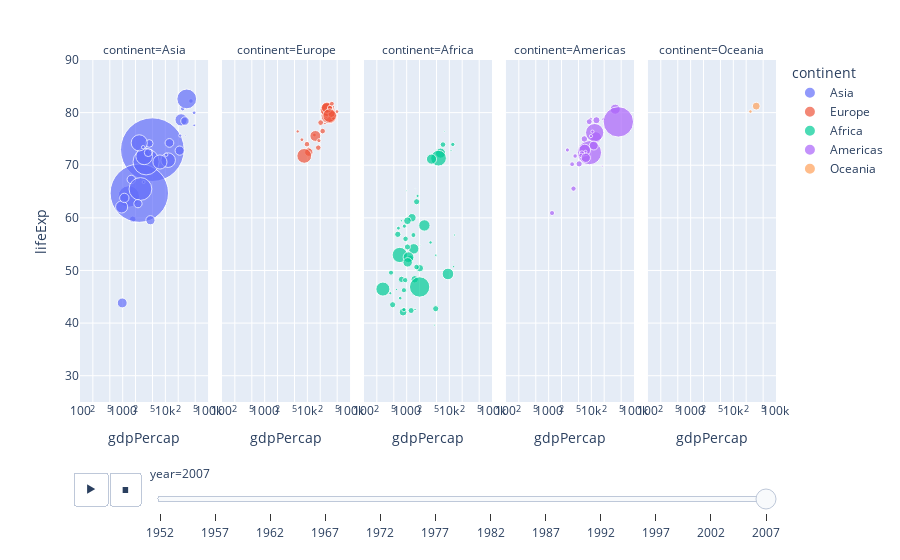

The notebook cell saved with this chart:
### Code cell
# import data again
df = px.data.gapminder()

# Create a scatterplot named "fig" and use variables of the dataset to populate the different fields/arguments
fig1 = px.scatter(df, x="gdpPercap", y="lifeExp", animation_frame="year", animation_group="country",
           size="pop", color="continent", hover_name="country", facet_col="continent",
           log_x=True, size_max=45, range_x=[100,100000], range_y=[25,90])
fig1.show()

### Figure 1 — Plotly figure (JSON) as saved in the notebook; plotly's stock layout.template omitted (floating-point values rounded to 4 significant figures)
{"data": [{"hovertemplate": "<b>%{hovertext}</b><br><br>continent=Asia<br>year=2007<br>gdpPercap=%{x}<br>lifeExp=%{y}<br>pop=%{marker.size}<extra></extra>", "hovertext": ["Afghanistan", "Bahrain", "Bangladesh", "Cambodia", "China", "Hong Kong, China", "India", "Indonesia", "Iran", "Iraq", "Israel", "Japan", "Jordan", "Korea, Dem. Rep.", "Korea, Rep.", "Kuwait", "Lebanon", "Malaysia", "Mongolia", "Myanmar", "Nepal", "Oman", "Pakistan", "Philippines", "Saudi Arabia", "Singapore", "Sri Lanka", "Syria", "Taiwan", "Thailand", "Vietnam", "West Bank and Gaza", "Yemen, Rep."], "ids": ["Afghanistan", "Bahrain", "Bangladesh", "Cambodia", "China", "Hong Kong, China", "India", "Indonesia", "Iran", "Iraq", "Israel", "Japan", "Jordan", "Korea, Dem. Rep.", "Korea, Rep.", "Kuwait", "Lebanon", "Malaysia", "Mongolia", "Myanmar", "Nepal", "Oman", "Pakistan", "Philippines", "Saudi Arabia", "Singapore", "Sri Lanka", "Syria", "Taiwan", "Thailand", "Vietnam", "West Bank and Gaza", "Yemen, Rep."], "legendgroup": "Asia", "marker": {"color": "#636efa", "size": [31889923, 708573, 150448339, 14131858, 1318683096, 6980412, 1110396331, 223547000, 69453570, 27499638, 6426679, 127467972, 6053193, 23301725, 49044790, 2505559, 3921278, 24821286, 2874127, 47761980, 28901790, 3204897, 169270617, 91077287, 27601038, 4553009, 20378239, 19314747, 23174294, 65068149, 85262356, 4018332, 22211743], "sizemode": "area", "sizeref": 651200.0, "symbol": "circle"}, "mode": "markers", "name": "Asia", "orientation": "v", "showlegend": true, "type": "scatter", "x": [974.6, 29800.0, 1391.0, 1714.0, 4959.0, 39720.0, 2452.0, 3541.0, 11610.0, 4471.0, 25520.0, 31660.0, 4519.0, 1593.0, 23350.0, 47310.0, 10460.0, 12450.0, 3096.0, 944, 1091.0, 22320.0, 2606.0, 3190.0, 21650.0, 47140.0, 3970.0, 4185.0, 28720.0, 7458.0, 2442.0, 3025.0, 2281.0], "xaxis": "x", "y": [43.83, 75.64, 64.06, 59.72, 72.96, 82.21, 64.7, 70.65, 70.96, 59.55, 80.75, 82.6, 72.53, 67.3, 78.62, 77.59, 71.99, 74.24, 66.8, 62.07, 63.78, 75.64, 65.48, 71.69, 72.78, 79.97, 72.4, 74.14, 78.4, 70.62, 74.25, 73.42, 62.7], "yaxis": "y"}, {"hovertemplate": "<b>%{hovertext}</b><br><br>continent=Europe<br>year=2007<br>gdpPercap=%{x}<br>lifeExp=%{y}<br>pop=%{marker.size}<extra></extra>", "hovertext": ["Albania", "Austria", "Belgium", "Bosnia and Herzegovina", "Bulgaria", "Croatia", "Czech Republic", "Denmark", "Finland", "France", "Germany", "Greece", "Hungary", "Iceland", "Ireland", "Italy", "Montenegro", "Netherlands", "Norway", "Poland", "Portugal", "Romania", "Serbia", "Slovak Republic", "Slovenia", "Spain", "Sweden", "Switzerland", "Turkey", "United Kingdom"], "ids": ["Albania", "Austria", "Belgium", "Bosnia and Herzegovina", "Bulgaria", "Croatia", "Czech Republic", "Denmark", "Finland", "France", "Germany", "Greece", "Hungary", "Iceland", "Ireland", "Italy", "Montenegro", "Netherlands", "Norway", "Poland", "Portugal", "Romania", "Serbia", "Slovak Republic", "Slovenia", "Spain", "Sweden", "Switzerland", "Turkey", "United Kingdom"], "legendgroup": "Europe", "marker": {"color": "#EF553B", "size": [3600523, 8199783, 10392226, 4552198, 7322858, 4493312, 10228744, 5468120, 5238460, 61083916, 82400996, 10706290, 9956108, 301931, 4109086, 58147733, 684736, 16570613, 4627926, 38518241, 10642836, 22276056, 10150265, 5447502, 2009245, 40448191, 9031088, 7554661, 71158647, 60776238], "sizemode": "area", "sizeref": 651200.0, "symbol": "circle"}, "mode": "markers", "name": "Europe", "orientation": "v", "showlegend": true, "type": "scatter", "x": [5937.0, 36130.0, 33690.0, 7446.0, 10680.0, 14620.0, 22830.0, 35280.0, 33210.0, 30470.0, 32170.0, 27540.0, 18010.0, 36180.0, 40680.0, 28570.0, 9254.0, 36800.0, 49360.0, 15390.0, 20510.0, 10810.0, 9787.0, 18680.0, 25770.0, 28820.0, 33860.0, 37510.0, 8458.0, 33200.0], "xaxis": "x2", "y": [76.42, 79.83, 79.44, 74.85, 73.0, 75.75, 76.49, 78.33, 79.31, 80.66, 79.41, 79.48, 73.34, 81.76, 78.89, 80.55, 74.54, 79.76, 80.2, 75.56, 78.1, 72.48, 74.0, 74.66, 77.93, 80.94, 80.88, 81.7, 71.78, 79.42], "yaxis": "y2"}, {"hovertemplate": "<b>%{hovertext}</b><br><br>continent=Africa<br>year=2007<br>gdpPercap=%{x}<br>lifeExp=%{y}<br>pop=%{marker.size}<extra></extra>", "hovertext": ["Algeria", "Angola", "Benin", "Botswana", "Burkina Faso", "Burundi", "Cameroon", "Central African Republic", "Chad", "Comoros", "Congo, Dem. Rep.", "Congo, Rep.", "Cote d'Ivoire", "Djibouti", "Egypt", "Equatorial Guinea", "Eritrea", "Ethiopia", "Gabon", "Gambia", "Ghana", "Guinea", "Guinea-Bissau", "Kenya", "Lesotho", "Liberia", "Libya", "Madagascar", "Malawi", "Mali", "Mauritania", "Mauritius", "Morocco", "Mozambique", "Namibia", "Niger", "Nigeria", "Reunion", "Rwanda", "Sao Tome and Principe", "Senegal", "Sierra Leone", "Somalia", "South Africa", "Sudan", "Swaziland", "Tanzania", "Togo", "Tunisia", "Uganda", "Zambia", "Zimbabwe"], "ids": ["Algeria", "Angola", "Benin", "Botswana", "Burkina Faso", "Burundi", "Cameroon", "Central African Republic", "Chad", "Comoros", "Congo, Dem. Rep.", "Congo, Rep.", "Cote d'Ivoire", "Djibouti", "Egypt", "Equatorial Guinea", "Eritrea", "Ethiopia", "Gabon", "Gambia", "Ghana", "Guinea", "Guinea-Bissau", "Kenya", "Lesotho", "Liberia", "Libya", "Madagascar", "Malawi", "Mali", "Mauritania", "Mauritius", "Morocco", "Mozambique", "Namibia", "Niger", "Nigeria", "Reunion", "Rwanda", "Sao Tome and Principe", "Senegal", "Sierra Leone", "Somalia", "South Africa", "Sudan", "Swaziland", "Tanzania", "Togo", "Tunisia", "Uganda", "Zambia", "Zimbabwe"], "legendgroup": "Africa", "marker": {"color": "#00cc96", "size": [33333216, 12420476, 8078314, 1639131, 14326203, 8390505, 17696293, 4369038, 10238807, 710960, 64606759, 3800610, 18013409, 496374, 80264543, 551201, 4906585, 76511887, 1454867, 1688359, 22873338, 9947814, 1472041, 35610177, 2012649, 3193942, 6036914, 19167654, 13327079, 12031795, 3270065, 1250882, 33757175, 19951656, 2055080, 12894865, 135031164, 798094, 8860588, 199579, 12267493, 6144562, 9118773, 43997828, 42292929, 1133066, 38139640, 5701579, 10276158, 29170398, 11746035, 12311143], "sizemode": "area", "sizeref": 651200.0, "symbol": "circle"}, "mode": "markers", "name": "Africa", "orientation": "v", "showlegend": true, "type": "scatter", "x": [6223.0, 4797.0, 1441.0, 12570.0, 1217.0, 430.1, 2042.0, 706.0, 1704.0, 986.1, 277.6, 3633.0, 1545.0, 2082.0, 5581.0, 12150.0, 641.4, 690.8, 13210.0, 752.7, 1328.0, 942.7, 579.2, 1463.0, 1569.0, 414.5, 12060.0, 1045.0, 759.3, 1043.0, 1803.0, 10960.0, 3820.0, 823.7, 4811.0, 619.7, 2014.0, 7670.0, 863.1, 1598.0, 1712.0, 862.5, 926.1, 9270.0, 2602.0, 4513.0, 1107.0, 883.0, 7093.0, 1056.0, 1271.0, 469.7], "xaxis": "x3", "y": [72.3, 42.73, 56.73, 50.73, 52.3, 49.58, 50.43, 44.74, 50.65, 65.15, 46.46, 55.32, 48.33, 54.79, 71.34, 51.58, 58.04, 52.95, 56.73, 59.45, 60.02, 56.01, 46.39, 54.11, 42.59, 45.68, 73.95, 59.44, 48.3, 54.47, 64.16, 72.8, 71.16, 42.08, 52.91, 56.87, 46.86, 76.44, 46.24, 65.53, 63.06, 42.57, 48.16, 49.34, 58.56, 39.61, 52.52, 58.42, 73.92, 51.54, 42.38, 43.49], "yaxis": "y3"}, {"hovertemplate": "<b>%{hovertext}</b><br><br>continent=Americas<br>year=2007<br>gdpPercap=%{x}<br>lifeExp=%{y}<br>pop=%{marker.size}<extra></extra>", "hovertext": ["Argentina", "Bolivia", "Brazil", "Canada", "Chile", "Colombia", "Costa Rica", "Cuba", "Dominican Republic", "Ecuador", "El Salvador", "Guatemala", "Haiti", "Honduras", "Jamaica", "Mexico", "Nicaragua", "Panama", "Paraguay", "Peru", "Puerto Rico", "Trinidad and Tobago", "United States", "Uruguay", "Venezuela"], "ids": ["Argentina", "Bolivia", "Brazil", "Canada", "Chile", "Colombia", "Costa Rica", "Cuba", "Dominican Republic", "Ecuador", "El Salvador", "Guatemala", "Haiti", "Honduras", "Jamaica", "Mexico", "Nicaragua", "Panama", "Paraguay", "Peru", "Puerto Rico", "Trinidad and Tobago", "United States", "Uruguay", "Venezuela"], "legendgroup": "Americas", "marker": {"color": "#ab63fa", "size": [40301927, 9119152, 190010647, 33390141, 16284741, 44227550, 4133884, 11416987, 9319622, 13755680, 6939688, 12572928, 8502814, 7483763, 2780132, 108700891, 5675356, 3242173, 6667147, 28674757, 3942491, 1056608, 301139947, 3447496, 26084662], "sizemode": "area", "sizeref": 651200.0, "symbol": "circle"}, "mode": "markers", "name": "Americas", "orientation": "v", "showlegend": true, "type": "scatter", "x": [12780.0, 3822.0, 9066.0, 36320.0, 13170.0, 7007.0, 9645.0, 8948.0, 6025.0, 6873.0, 5728.0, 5186.0, 1202.0, 3548.0, 7321.0, 11980.0, 2749.0, 9809.0, 4173.0, 7409.0, 19330.0, 18010.0, 42950.0, 10610.0, 11420.0], "xaxis": "x4", "y": [75.32, 65.55, 72.39, 80.65, 78.55, 72.89, 78.78, 78.27, 72.23, 74.99, 71.88, 70.26, 60.92, 70.2, 72.57, 76.19, 72.9, 75.54, 71.75, 71.42, 78.75, 69.82, 78.24, 76.38, 73.75], "yaxis": "y4"}, {"hovertemplate": "<b>%{hovertext}</b><br><br>continent=Oceania<br>year=2007<br>gdpPercap=%{x}<br>lifeExp=%{y}<br>pop=%{marker.size}<extra></extra>", "hovertext": ["Australia", "New Zealand"], "ids": ["Australia", "New Zealand"], "legendgroup": "Oceania", "marker": {"color": "#FFA15A", "size": [20434176, 4115771], "sizemode": "area", "sizeref": 651200.0, "symbol": "circle"}, "mode": "markers", "name": "Oceania", "orientation": "v", "showlegend": true, "type": "scatter", "x": [34440.0, 25190.0], "xaxis": "x5", "y": [81.23, 80.2], "yaxis": "y5"}], "layout": {"annotations": [{"font": {}, "showarrow": false, "text": "continent=Asia", "x": 0.092, "xanchor": "center", "xref": "paper", "y": 1, "yanchor": "bottom", "yref": "paper"}, {"font": {}, "showarrow": false, "text": "continent=Europe", "x": 0.296, "xanchor": "center", "xref": "paper", "y": 1, "yanchor": "bottom", "yref": "paper"}, {"font": {}, "showarrow": false, "text": "continent=Africa", "x": 0.5, "xanchor": "center", "xref": "paper", "y": 1, "yanchor": "bottom", "yref": "paper"}, {"font": {}, "showarrow": false, "text": "continent=Americas", "x": 0.704, "xanchor": "center", "xref": "paper", "y": 1, "yanchor": "bottom", "yref": "paper"}, {"font": {}, "showarrow": false, "text": "continent=Oceania", "x": 0.908, "xanchor": "center", "xref": "paper", "y": 1, "yanchor": "bottom", "yref": "paper"}], "autosize": true, "legend": {"itemsizing": "constant", "title": {"text": "continent"}, "tracegroupgap": 0}, "margin": {"t": 60}, "sliders": [{"active": 11, "currentvalue": {"prefix": "year="}, "len": 0.9, "pad": {"b": 10, "t": 60}, "steps": [{"args": [["1952"], {"frame": {"duration": 0, "redraw": false}, "fromcurrent": true, "mode": "immediate", "transition": {"duration": 0, "easing": "linear"}}], "label": "1952", "method": "animate"}, {"args": [["1957"], {"frame": {"duration": 0, "redraw": false}, "fromcurrent": true, "mode": "immediate", "transition": {"duration": 0, "easing": "linear"}}], "label": "1957", "method": "animate"}, {"args": [["1962"], {"frame": {"duration": 0, "redraw": false}, "fromcurrent": true, "mode": "immediate", "transition": {"duration": 0, "easing": "linear"}}], "label": "1962", "method": "animate"}, {"args": [["1967"], {"frame": {"duration": 0, "redraw": false}, "fromcurrent": true, "mode": "immediate", "transition": {"duration": 0, "easing": "linear"}}], "label": "1967", "method": "animate"}, {"args": [["1972"], {"frame": {"duration": 0, "redraw": false}, "fromcurrent": true, "mode": "immediate", "transition": {"duration": 0, "easing": "linear"}}], "label": "1972", "method": "animate"}, {"args": [["1977"], {"frame": {"duration": 0, "redraw": false}, "fromcurrent": true, "mode": "immediate", "transition": {"duration": 0, "easing": "linear"}}], "label": "1977", "method": "animate"}, {"args": [["1982"], {"frame": {"duration": 0, "redraw": false}, "fromcurrent": true, "mode": "immediate", "transition": {"duration": 0, "easing": "linear"}}], "label": "1982", "method": "animate"}, {"args": [["1987"], {"frame": {"duration": 0, "redraw": false}, "fromcurrent": true, "mode": "immediate", "transition": {"duration": 0, "easing": "linear"}}], "label": "1987", "method": "animate"}, {"args": [["1992"], {"frame": {"duration": 0, "redraw": false}, "fromcurrent": true, "mode": "immediate", "transition": {"duration": 0, "easing": "linear"}}], "label": "1992", "method": "animate"}, {"args": [["1997"], {"frame": {"duration": 0, "redraw": false}, "fromcurrent": true, "mode": "immediate", "transition": {"duration": 0, "easing": "linear"}}], "label": "1997", "method": "animate"}, {"args": [["2002"], {"frame": {"duration": 0, "redraw": false}, "fromcurrent": true, "mode": "immediate", "transition": {"duration": 0, "easing": "linear"}}], "label": "2002", "method": "animate"}, {"args": [["2007"], {"frame": {"duration": 0, "redraw": false}, "fromcurrent": true, "mode": "immediate", "transition": {"duration": 0, "easing": "linear"}}], "label": "2007", "method": "animate"}], "x": 0.1, "xanchor": "left", "y": 0, "yanchor": "top"}], "updatemenus": [{"active": 0, "buttons": [{"args": [null, {"frame": {"duration": 500, "redraw": false}, "fromcurrent": true, "mode": "immediate", "transition": {"duration": 500, "easing": "linear"}}], "label": "&#9654;", "method": "animate"}, {"args": [[null], {"frame": {"duration": 0, "redraw": false}, "fromcurrent": true, "mode": "immediate", "transition": {"duration": 0, "easing": "linear"}}], "label": "&#9724;", "method": "animate"}], "direction": "left", "pad": {"r": 10, "t": 70}, "showactive": false, "type": "buttons", "x": 0.1, "xanchor": "right", "y": 0, "yanchor": "top"}], "xaxis": {"anchor": "y", "domain": [0, 0.184], "range": [2, 5], "title": {"text": "gdpPercap"}, "type": "log"}, "xaxis2": {"anchor": "y2", "domain": [0.204, 0.388], "matches": "x", "range": [2, 5], "title": {"text": "gdpPercap"}, "type": "log"}, "xaxis3": {"anchor": "y3", "domain": [0.408, 0.592], "matches": "x", "range": [2, 5], "title": {"text": "gdpPercap"}, "type": "log"}, "xaxis4": {"anchor": "y4", "domain": [0.612, 0.796], "matches": "x", "range": [2, 5], "title": {"text": "gdpPercap"}, "type": "log"}, "xaxis5": {"anchor": "y5", "domain": [0.816, 1], "matches": "x", "range": [2, 5], "title": {"text": "gdpPercap"}, "type": "log"}, "yaxis": {"anchor": "x", "domain": [0, 1], "range": [25, 90], "title": {"text": "lifeExp"}, "type": "linear"}, "yaxis2": {"anchor": "x2", "domain": [0, 1], "matches": "y", "showticklabels": false, "type": "linear"}, "yaxis3": {"anchor": "x3", "domain": [0, 1], "matches": "y", "showticklabels": false, "type": "linear"}, "yaxis4": {"anchor": "x4", "domain": [0, 1], "matches": "y", "showticklabels": false, "type": "linear"}, "yaxis5": {"anchor": "x5", "domain": [0, 1], "matches": "y", "showticklabels": false, "type": "linear"}}}
